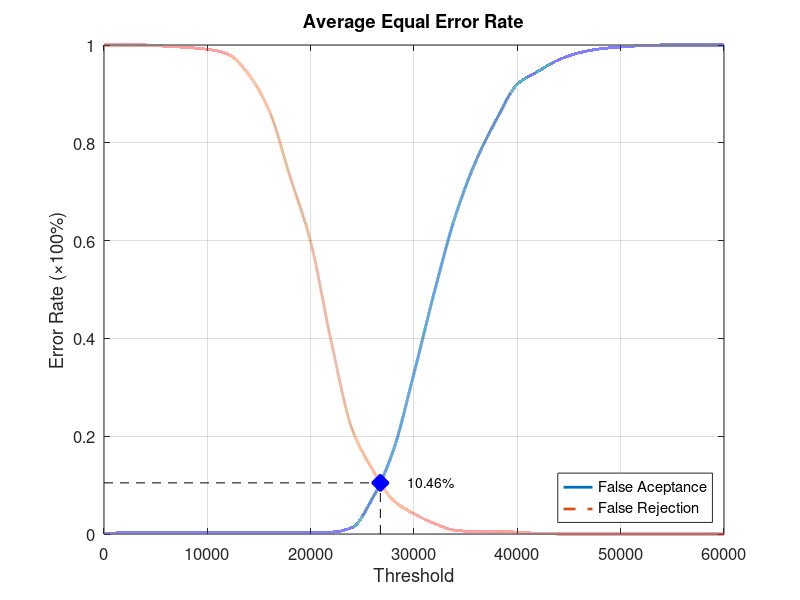
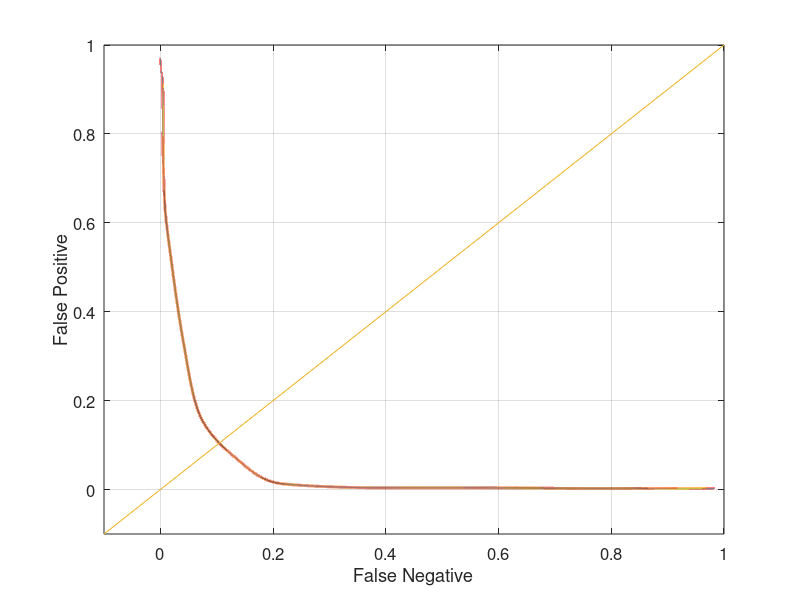

The MATLAB source for these figures, in order:
function yEER = Experiment1Average
close all;
clear;
clc;
x = 0:2000:60000;
xq = 0:0.5:60000;

y0 = [0 0.00263158 0.00263158 0.00263158 0.00263158 0.00263158 0.00263158 0.00263158 0.00263158 0.00263158 0.00394737 0.00394737 0.0131579 0.0736842 0.171053 0.328947 0.497368 0.65 0.763158 0.848684 0.919737 0.946053 0.969737 0.984211 0.992105 0.996053 0.998684 1 1 1 1];
yy0 = interp1(x, y0, xq, 'pchip');
y1 = [1 1 1 0.9975 0.995 0.99125 0.98125 0.94 0.865 0.73125 0.5975 0.3925 0.215 0.13125 0.06875 0.04125 0.02125 0.0075 0.005 0.005 0.00375 0.00125 0 0 0 0 0 0 0 0 0];
yy1 = interp1(x, y1, xq, 'pchip');

% Calculating EER: 
y2 = abs(y0 - y1);
find(y2 == min(y2))
yy2 = abs(yy0 - yy1);
xEER = find(yy2 == min(yy2));
xEERIndex = xq(xEER) % X-axis EER
yEER = yy0(xEER) % Y-axis EER

main = figure
plot(xq, yy0,'-','LineWidth', 2);	hold on
plot(xq, yy1,'--','LineWidth', 2);	hold on
plot([xEERIndex xEERIndex], [0 yEER], 'k--');	hold on
plot([0 xEERIndex], [yEER yEER], 'k--');	hold on
plot(xEERIndex, yEER, 'bx', 'LineWidth', 10);	hold on
text(xEERIndex + 10 * xEERIndex / 100, yEER, [num2str(round((10000 * yEER)) / 100) '%'])
legend('False Aceptance', 'False Rejection', 'Location', 'SouthEast')
xlabel('Threshold')
ylabel('Error Rate (\times100%)')
title('Average Equal Error Rate')
set(gca, 'FontSize', 12)
axis([0 60000 0 1])
grid on

print(main, 'Experiment1AverageMain', '-dpng');
FNRxFPR = figure('Color', [1 1 1]);
plot(yy1, yy0, '-', yy1, yy0, 'LineWidth', 2);
hold on
y = -0.1:0.1:1
plot(y, y); 
set(gca, 'FontSize', 12)
xlabel('False Negative')
ylabel('False Positive')
axis([-0.1 1 -0.1 1])
set(gca, 'FontSize', 12)
grid on

print(FNRxFPR, 'Experiment1AverageFNRxFPR','-dpng');
end
